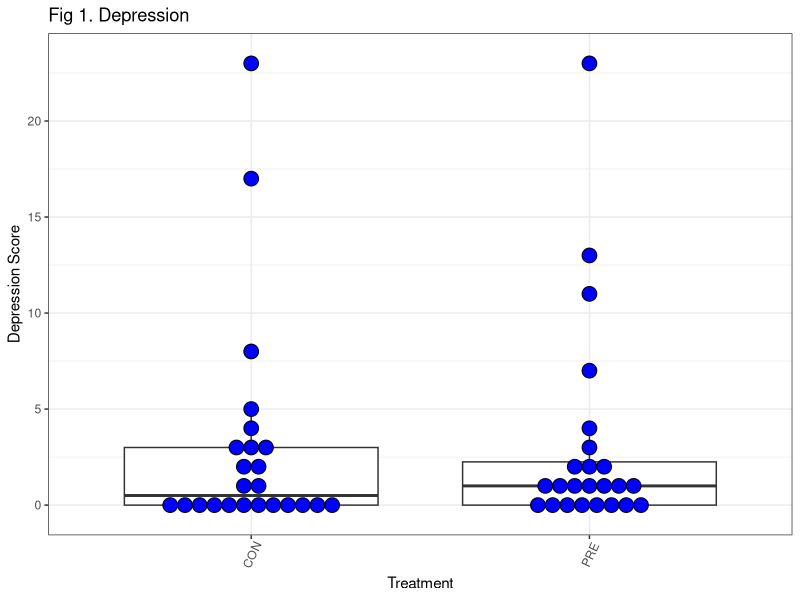
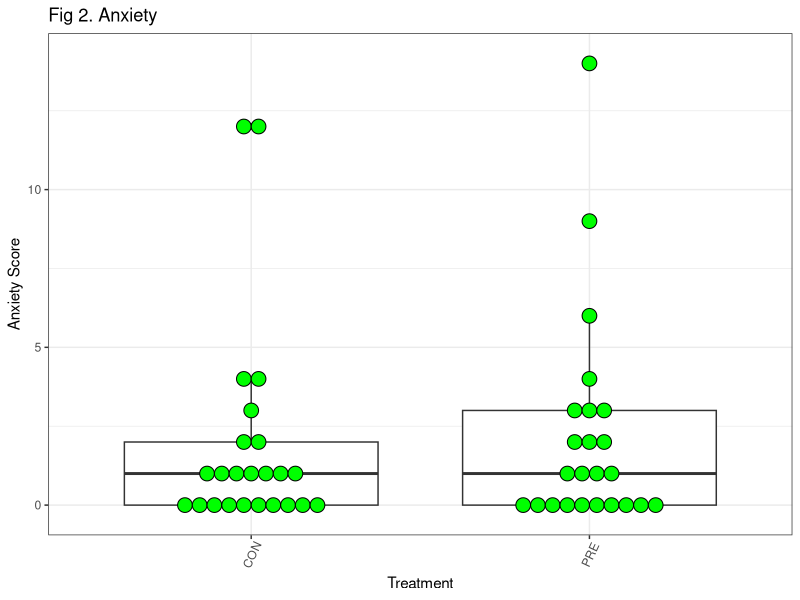
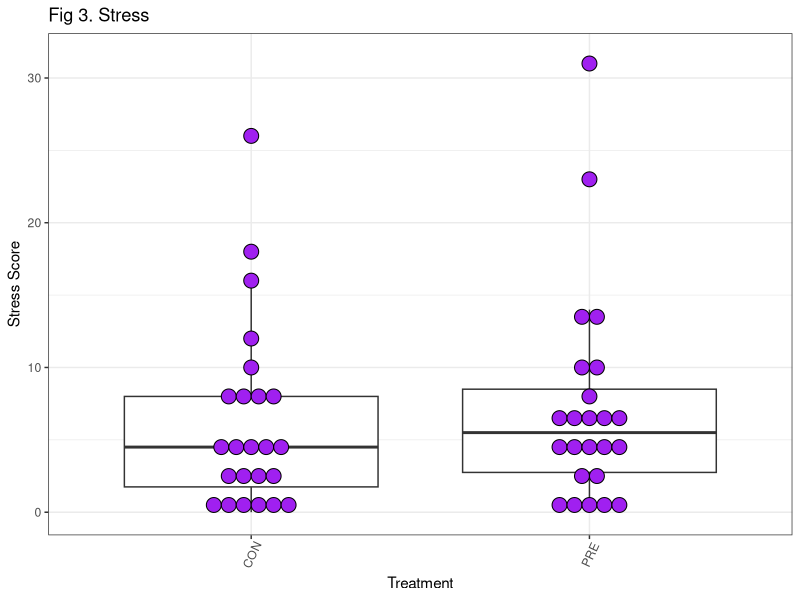
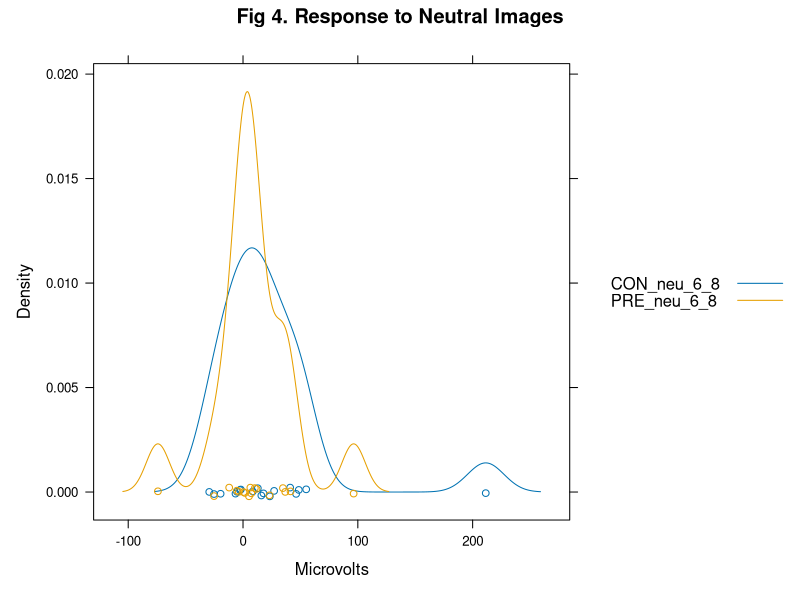
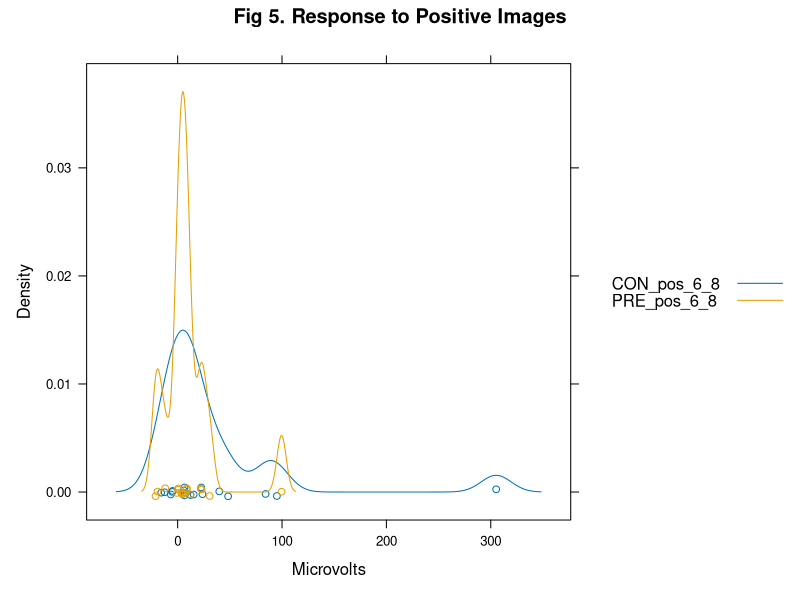
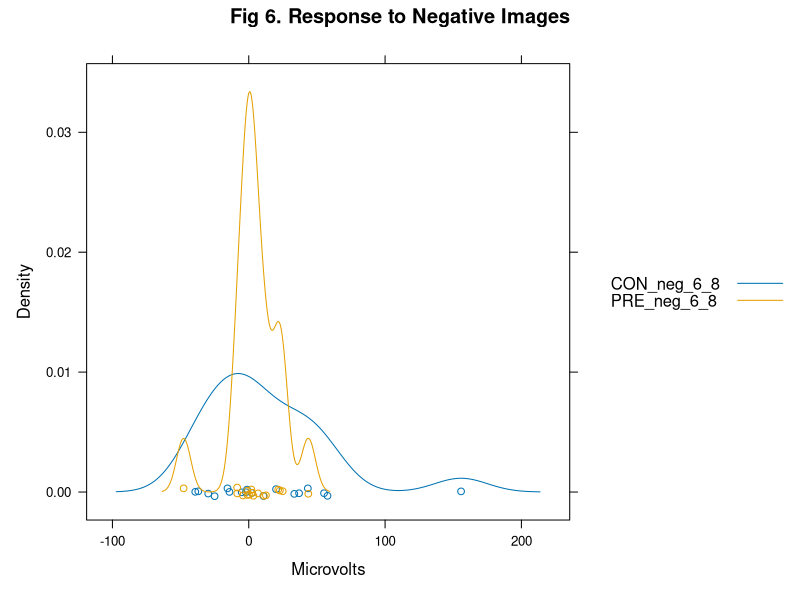

These charts were generated, in order, by the following R code: (Note: this script raises an error after producing the figures.)
## ---- chunk 1
knitr::opts_chunk$set(echo = TRUE)
## ---- chunk 2
######### Visualization ########### Depression ## Anxiety ## Stress #########

# Read in full data file (CON and PRE)
read.table("prebiotic_end.csv", sep =",", header = TRUE, na.strings = ".") -> df

# Depression boxplot
library(ggplot2)
theme_set(theme_bw())
g <- ggplot(df, aes(x=factor(df$Treatment, levels=c('CON', 'PRE')), y=Depression))
g + geom_boxplot() + 
  geom_dotplot(binaxis='y', 
               stackdir='center', 
               dotsize = 1, 
               fill="blue") +
  theme(axis.text.x = element_text(angle=65, vjust=0.6)) + 
  labs(title="Fig 1. Depression", 
       x="Treatment",
       y="Depression Score")
## ---- chunk 3
# Anxiety
library(ggplot2)
theme_set(theme_bw())
g <- ggplot(df, aes(x=factor(df$Treatment, levels=c('CON', 'PRE')), y=Anxiety))
g + geom_boxplot() + 
  geom_dotplot(binaxis='y', 
               stackdir='center', 
               dotsize = 1, 
               fill="green") +
  theme(axis.text.x = element_text(angle=65, vjust=0.6)) + 
  labs(title="Fig 2. Anxiety", 
       x="Treatment",
       y="Anxiety Score")
## ---- chunk 4
# Stress
library(ggplot2)
theme_set(theme_bw())
g <- ggplot(df, aes(x=factor(df$Treatment, levels=c('CON', 'PRE')), y=Stress))
g + geom_boxplot() + 
  geom_dotplot(binaxis='y', 
               stackdir='center', 
               dotsize = 1, 
               fill="purple") +
  theme(axis.text.x = element_text(angle=65, vjust=0.6)) + 
  labs(title="Fig 3. Stress", 
       x="Treatment",
       y="Stress Score")
## ---- chunk 5
######## Visualization ######## ERPs by image category and time window

# Read in files
read.table("dens.neu.6_8.csv", sep =",", header = TRUE, na.strings = ".") -> neu
read.table("dens.pos.6_8.csv", sep =",", header = TRUE, na.strings = ".") -> pos
read.table("dens.neg.6_8.csv", sep =",", header = TRUE, na.strings = ".") -> neg

# neu
library(lattice)
densityplot(~ volt, group = trt_image, data = neu, auto.key = TRUE,
            xlab = "Microvolts",
            main = "Fig 4. Response to Neutral Images")

# pos
library(lattice)
densityplot(~ volt, group = trt_image, data = pos, auto.key = TRUE,
            xlab = "Microvolts",
            main = "Fig 5. Response to Positive Images")

# neg 6-8
library(lattice)
densityplot(~ volt, group = trt_image, data = neg, auto.key = TRUE,
            xlab = "Microvolts",
            main = "Fig 6. Response to Negative Images")
## ---- chunk 6
library(lattice)
library(ggplot2)

# CON: Read in data file
read.table("epCON.csv", sep =",", header = TRUE, na.strings = "NA") -> epCON

# CON: Predict depression and anxiety
library(caret)
Imp.par <- preProcess(epCON,method = c('knnImpute','nzv',"center","scale"))
keepList<-c(
  'ID',
  'Period',
  'Time',
  'Treatment',
  'Trt_time',
  'Sex',
  'BMI',
  'BMI_code',
  'pos_6_8',
  'neg_6_8',
  'neu_6_8',
  'pos_10_12',
  'neg_10_12',
  'neu_10_12',
  'Number',
  'Depression',
  'Depression_log',
  'Anxiety',
  'Anxiety_log',
  'Stress',
  'Stress_log',
  'Bifidobacterium',
  'Bifidobacterium_log',
  'Bifidobacterium_asin',
  'Bifidobacterium_2xasin',
  'bif_pres'
)

data<-epCON[,which(colnames(epCON) %in% keepList)]
d2<-data[,]

d1<-na.action(data, na.rm)

lm.dep<-lm(data= data, Depression ~ Anxiety)

data$identifiers<-rownames(data)
as.data.frame(predict(lm.dep))->nds
nds$identifiers<-rownames(nds)

merge(data,nds, by = "identifiers" )->d2


lm.anx<-lm(data= d2, Anxiety ~ Depression )
d2$identifiers<-rownames(d2)

as.data.frame(predict(lm.anx))->ads
ads$identifiers<-rownames(ads)

merge(d2,ads, by = "identifiers" )->CON

CON$Dep_Anx<-CON$`predict(lm.dep)` / CON$`predict(lm.anx)`


IQR(data$Bifidobacterium)
#[1] 0.02700839
data$bif_pres <- ifelse(data$Bifidobacterium >= 0.027 ,1,0)


Imp.par <- preProcess(data, method = c("center","scale"))
data.imp <- caret::predict(data,Imp.par)
## ---- chunk 7
library(lattice)
library(ggplot2)

# PRE: Read in data file
read.table("epPRE.csv", sep =",", header = TRUE, na.strings = "NA") -> epPRE

# PRE: Predict depression and anxiety
library(caret)
Imp.par <- preProcess(epPRE,method = c('knnImpute','nzv',"center","scale"))
keepList<-c(
  'ID',
  'Period',
  'Time',
  'Treatment',
  'Trt_time',
  'Sex',
  'BMI',
  'BMI_code',
  'pos_6_8',
  'neg_6_8',
  'neu_6_8',
  'pos_10_12',
  'neg_10_12',
  'neu_10_12',
  'Number',
  'Depression',
  'Depression_log',
  'Anxiety',
  'Anxiety_log',
  'Stress',
  'Stress_log',
  'Bifidobacterium',
  'Bifidobacterium_log',
  'Bifidobacterium_asin',
  'Bifidobacterium_2xasin',
  'bif_pres'
)

data<-epPRE[,which(colnames(epPRE) %in% keepList)]
d2<-data[,]

d1<-na.action(data, na.rm)

lm.dep<-lm(data= data, Depression ~ Anxiety)

data$identifiers<-rownames(data)
as.data.frame(predict(lm.dep))->nds
nds$identifiers<-rownames(nds)

merge(data,nds, by = "identifiers" )->d2


lm.anx<-lm(data= d2, Anxiety ~ Depression )
d2$identifiers<-rownames(d2)

as.data.frame(predict(lm.anx))->ads
ads$identifiers<-rownames(ads)

merge(d2,ads, by = "identifiers" )->PRE

PRE$Dep_Anx<-PRE$`predict(lm.dep)` / PRE$`predict(lm.anx)`


IQR(data$Bifidobacterium)
#[1] 0.02700839
data$bif_pres <- ifelse(data$Bifidobacterium >= 0.027 ,1,0)


Imp.par <- preProcess(data, method = c("center","scale"))
data.imp <- caret::predict(data,Imp.par)
## ---- chunk 8
######################################## Logistic Regression ###### Can Stress predict bif_pres? ###### link logit ######

# glm models - stress as predictor
fitCON <- glm(formula = bif_pres ~ Stress, family = binomial(), data = CON)
summary(fitCON)
fitPRE <- glm(formula = bif_pres ~ Stress, family = binomial(), data = PRE)
summary(fitPRE)

# plot glm models with fitted curve - stress as predictor
## CON
x <- seq(from = -2,to = 30,len=1000)
y <- predict(fitCON,list(Stress = x),type="response")

plot(CON$Stress, CON$bif_pres, pch = 16, main = "CON: Stress as Predictor of Bifidobacterium", xlab = "Stress", ylab = "Bifidobacterium")
lines(x,y)

### CON boxplot
library(ggplot2)
theme_set(theme_bw())
g <- ggplot(CON, aes(x=factor(CON$bif_pres, levels=c(0, 1)), y=Stress))
g + geom_boxplot() + 
  geom_dotplot(binaxis='y', 
               stackdir='center', 
               dotsize = 1, 
               fill="light blue") +
  theme(axis.text.x = element_text(angle=65, vjust=0.6)) + 
  labs(title="Fig 7. CON: Stress in Presence or Absence of Bifidobacterium", 
       x="Bifidobacterium",
       y="Stress Score")

## PRE
x <- seq(from = -2,to = 30,len=1000)
y <- predict(fitPRE,list(Stress = x),type="response")

plot(PRE$Stress, PRE$bif_pres, pch = 16, main = "PRE: Stress as Predictor of Bifidobacterium", xlab = "Stress", ylab = "Bifidobacterium")
lines(x,y)

### PRE boxplot
library(ggplot2)
theme_set(theme_bw())
g <- ggplot(PRE, aes(x=factor(PRE$bif_pres, levels=c(0, 1)), y=Stress))
g + geom_boxplot() + 
  geom_dotplot(binaxis='y', 
               stackdir='center', 
               dotsize = 1, 
               fill="light blue") +
  theme(axis.text.x = element_text(angle=65, vjust=0.6)) + 
  labs(title="Fig 8. PRE: Stress in Presence or Absence of Bifidobacterium", 
       x="Bifidobacterium",
       y="Stress Score")
## ---- chunk 9
######################################## Logistic Regression ###### Can Stress predict bif_pres? ###### link probit ######

# glm models - stress as predictor
fitCON <- glm(formula = bif_pres ~ Stress, family = binomial(link = "probit"), data = CON)
summary(fitCON)
fitPRE <- glm(formula = bif_pres ~ Stress, family = binomial(link = "probit"), data = PRE)
summary(fitPRE)

# plot glm models with fitted curve - stress as predictor
## CON
x <- seq(from = -2,to = 30,len=1000)
y <- predict(fitCON,list(Stress = x),type="response")

plot(CON$Stress, CON$bif_pres, pch = 16, main = "CON: Stress as Predictor of Bifidobacterium (probit)", xlab = "Stress", ylab = "Bifidobacterium")
lines(x,y)

## PRE
x <- seq(from = -2,to = 30,len=1000)
y <- predict(fitPRE,list(Stress = x),type="response")

plot(PRE$Stress, PRE$bif_pres, pch = 16, main = "PRE: Stress as Predictor of Bifidobacterium (probit)", xlab = "Stress", ylab = "Bifidobacterium")
lines(x,y)
## ---- chunk 10
#################### Logistic Regression #################### Can Dep_Anx predict bif_pres? ###############

# glm models - Dep_Anx as predictor
fitCON <- glm(formula = bif_pres ~ Dep_Anx, family = binomial(), data = CON)
summary(fitCON)
fitPRE <- glm(formula = bif_pres ~ Dep_Anx, family = binomial(), data = PRE)
summary(fitPRE)

# plot glm models with fitted curve - Dep_Anx as predictor
## CON
x <- seq(from = -2,to = 30,len=1000)
y <- predict(fitCON,list(Dep_Anx = x),type="response")

plot(CON$Dep_Anx, CON$bif_pres, pch = 16, main = "CON: Dep/Anx as Predictor of Bifidobacterium (probit)", xlab = "Dep/Anx", ylab = "Bifidobacterium")
lines(x,y)

## PRE
x <- seq(from = -2,to = 30,len=1000)
y <- predict(fitPRE,list(Dep_Anx = x),type="response")

plot(PRE$Dep_Anx, PRE$bif_pres, pch = 16, main = "PRE: Dep/Anx as Predictor of Bifidobacterium", xlab = "Dep/Anx", ylab = "Bifidobacterium")
lines(x,y)

### CON boxplot
library(ggplot2)
theme_set(theme_bw())
g <- ggplot(CON, aes(x=factor(CON$bif_pres, levels=c(0, 1)), y=Dep_Anx))
g + geom_boxplot() + 
  geom_dotplot(binaxis='y', 
               stackdir='center', 
               dotsize = 1, 
               fill="light green") +
  theme(axis.text.x = element_text(angle=65, vjust=0.6)) + 
  labs(title="Fig 9. CON: Depression/Anxiey Ratio in Presence or Absence of Bifidobacterium", 
       x="Bifidobacterium",
       y="Depression/Anxiety")

### PRE boxplot
library(ggplot2)
theme_set(theme_bw())
g <- ggplot(PRE, aes(x=factor(PRE$bif_pres, levels=c(0, 1)), y=Dep_Anx))
g + geom_boxplot() + 
  geom_dotplot(binaxis='y', 
               stackdir='center', 
               dotsize = 1, 
               fill="light green") +
  theme(axis.text.x = element_text(angle=65, vjust=0.6)) + 
  labs(title="Fig 10. PRE: Depression/Anxiety Ratio in Presence or Absence of Bifidobacterium", 
       x="Bifidobacterium",
       y="Depression/Anxiety")
## ---- chunk 11
#################### Logistic Regression #################### Can Dep_Anx predict bif_pres? ##### link probit ##########

# glm models - Dep_Anx as predictor
fitCON <- glm(formula = bif_pres ~ Dep_Anx, family = binomial(link = "probit"), data = CON)
summary(fitCON)
fitPRE <- glm(formula = bif_pres ~ Dep_Anx, family = binomial(link = "probit"), data = PRE)
summary(fitPRE)

# plot glm models with fitted curve - Dep_Anx as predictor
## CON
x <- seq(from = -2,to = 30,len=1000)
y <- predict(fitCON,list(Dep_Anx = x),type="response")

plot(CON$Dep_Anx, CON$bif_pres, pch = 16, main = "CON: Dep/Anx as Predictor of Bifidobacterium (probit)", xlab = "Dep/Anx", ylab = "Bifidobacterium")
lines(x,y)

## PRE
x <- seq(from = -2,to = 30,len=1000)
y <- predict(fitPRE,list(Dep_Anx = x),type="response")

plot(PRE$Dep_Anx, PRE$bif_pres, pch = 16, main = "PRE: Dep/Anx as Predictor of Bifidobacterium (probit)", xlab = "Dep/Anx", ylab = "Bifidobacterium")
lines(x,y)
## ---- chunk 12
#################### Logistic Regression #################### Can ERP response predict bif_pres? ################################

# glm models - Neutral images, 6-8 s time window - as predictor
fitCON <- glm(formula = bif_pres ~ neu_6_8, family = binomial(), data = CON)
summary(fitCON)
fitPRE <- glm(formula = bif_pres ~ neu_6_8, family = binomial(), data = PRE)
summary(fitPRE)

# plot glm models with fitted curve - neu_6_8 as predictor
## CON
x <- seq(from = -100,to = 150,len=1000)
y <- predict(fitCON,list(neu_6_8 = x),type="response")

plot(CON$neu_6_8, CON$bif_pres, pch = 16, main = "CON: ERP Response to Neutral Images, 6-8 s", xlab = "Microvolts", ylab = "Bifidobacterium")
lines(x,y)

## PRE
x <- seq(from = -100,to = 150,len=1000)
y <- predict(fitPRE,list(neu_6_8 = x),type="response")

plot(PRE$neu_6_8, PRE$bif_pres, pch = 16, main = "PRE: ERP Response to Neutral Images, 6-8 s", xlab = "Microvolts", ylab = "Bifidobacterium")
lines(x,y)

### CON boxplot
library(ggplot2)
theme_set(theme_bw())
g <- ggplot(CON, aes(x=factor(CON$bif_pres, levels=c(0, 1)), y=neu_6_8))
g + geom_boxplot() + 
  geom_dotplot(binaxis='y', 
               stackdir='center', 
               dotsize = 1, 
               fill="blue") +
  theme(axis.text.x = element_text(angle=65, vjust=0.6)) + 
  labs(title="Fig 11. CON: Response to Neutral Images by Bifidobacterium Presence", 
       x="Bifidobacterium",
       y="Microvolts")

### PRE boxplot
library(ggplot2)
theme_set(theme_bw())
g <- ggplot(PRE, aes(x=factor(PRE$bif_pres, levels=c(0, 1)), y=neu_6_8))
g + geom_boxplot() + 
  geom_dotplot(binaxis='y', 
               stackdir='center', 
               dotsize = 1, 
               fill="blue") +
  theme(axis.text.x = element_text(angle=65, vjust=0.6)) + 
  labs(title="Fig 12. PRE: Response to Neutral Images by Bifidobacterium Presence", 
       x="Bifidobacterium",
       y="Microvolts")
## ---- chunk 13
#################### Logistic Regression #################### Can ERP response predict bif_pres? ######## link probit ############

# glm models - Neutral images, 6-8 s time window - as predictor
fitCON <- glm(formula = bif_pres ~ neu_6_8, family = binomial(link = "probit"), data = CON)
summary(fitCON)
fitPRE <- glm(formula = bif_pres ~ neu_6_8, family = binomial(link = "probit"), data = PRE)
summary(fitPRE)

# plot glm models with fitted curve - neu_6_8 as predictor
## CON
x <- seq(from = -500,to = 500,len=1000)
y <- predict(fitCON,list(neu_6_8 = x),type="response")

plot(CON$neu_6_8, CON$bif_pres, pch = 16, main = "CON: ERP Response to Neutral Images, 6-8 s (probit)", xlab = "Microvolts", ylab = "Bifidobacterium")
lines(x,y)

## PRE
x <- seq(from = -500,to = 500,len=1000)
y <- predict(fitPRE,list(neu_6_8 = x),type="response")

plot(PRE$neu_6_8, PRE$bif_pres, pch = 16, main = "PRE: ERP Response to Neutral Images, 6-8 s (probit)", xlab = "Microvolts", ylab = "Bifidobacterium")
lines(x,y)
## ---- chunk 14
#################### Logistic Regression #################### Can ERP response predict bif_pres? ################################

# glm models - Positive images, 6-8 s time window - as predictor
fitCON <- glm(formula = bif_pres ~ pos_6_8, family = binomial(), data = CON)
summary(fitCON)
fitPRE <- glm(formula = bif_pres ~ pos_6_8, family = binomial(), data = PRE)
summary(fitPRE)

# plot glm models with fitted curve - neu_6_8 as predictor
## CON
x <- seq(from = -500,to = 500,len=1000)
y <- predict(fitCON,list(pos_6_8 = x),type="response")

plot(CON$pos_6_8, CON$bif_pres, pch = 16, main = "CON: ERP Response to Positive Images, 6-8 s", xlab = "Microvolts", ylab = "Bifidobacterium")
lines(x,y)

## PRE
x <- seq(from = -500,to = 500,len=1000)
y <- predict(fitPRE,list(pos_6_8 = x),type="response")

plot(PRE$pos_6_8, PRE$bif_pres, pch = 16, main = "PRE: ERP Response to Positive Images, 6-8 s", xlab = "Microvolts", ylab = "Bifidobacterium")
lines(x,y)

### CON boxplot
library(ggplot2)
theme_set(theme_bw())
g <- ggplot(CON, aes(x=factor(CON$bif_pres, levels=c(0, 1)), y=pos_6_8))
g + geom_boxplot() + 
  geom_dotplot(binaxis='y', 
               stackdir='center', 
               dotsize = 1, 
               fill="gold") +
  theme(axis.text.x = element_text(angle=65, vjust=0.6)) + 
  labs(title="Fig 13. CON: Response to Positive Images by Bifidobacterium Presence", 
       x="Bifidobacterium",
       y="Microvolts")

### PRE boxplot
library(ggplot2)
theme_set(theme_bw())
g <- ggplot(PRE, aes(x=factor(PRE$bif_pres, levels=c(0, 1)), y=pos_6_8))
g + geom_boxplot() + 
  geom_dotplot(binaxis='y', 
               stackdir='center', 
               dotsize = 1, 
               fill="gold") +
  theme(axis.text.x = element_text(angle=65, vjust=0.6)) + 
  labs(title="Fig 14. PRE: Response to Positive Images by Bifidobacterium Presence", 
       x="Bifidobacterium",
       y="Microvolts")
## ---- chunk 15
#################### Logistic Regression #################### Can ERP response predict bif_pres? ######### link probit ##########

# glm models - Positive images, 6-8 s time window - as predictor
fitCON <- glm(formula = bif_pres ~ pos_6_8, family = binomial(link = "probit"), data = CON)
summary(fitCON)
fitPRE <- glm(formula = bif_pres ~ pos_6_8, family = binomial(link = "probit"), data = PRE)
summary(fitPRE)

# plot glm models with fitted curve - neu_6_8 as predictor
## CON
x <- seq(from = -500,to = 500,len=1000)
y <- predict(fitCON,list(pos_6_8 = x),type="response")

plot(CON$pos_6_8, CON$bif_pres, pch = 16, main = "CON: ERP Response to Positive Images, 6-8 s (probit)", xlab = "Microvolts", ylab = "Bifidobacterium")
lines(x,y)

## PRE
x <- seq(from = -500,to = 500,len=1000)
y <- predict(fitPRE,list(pos_6_8 = x),type="response")

plot(PRE$pos_6_8, PRE$bif_pres, pch = 16, main = "PRE: ERP Response to Positive Images, 6-8 s (probit)", xlab = "Microvolts", ylab = "Bifidobacterium")
lines(x,y)
## ---- chunk 16
#################### Logistic Regression #################### Can ERP response predict bif_pres? ###################

# glm models - Negative images, 6-8 s time window - as predictor
fitCON <- glm(formula = bif_pres ~ neg_6_8, family = binomial(), data = CON)
summary(fitCON)
fitPRE <- glm(formula = bif_pres ~ neg_6_8, family = binomial(), data = PRE)
summary(fitPRE)

# plot glm models with fitted curve - neg_6_8 as predictor
## CON
x <- seq(from = -500,to = 500,len=1000)
y <- predict(fitCON,list(neg_6_8 = x),type="response")

plot(CON$neg_6_8, CON$bif_pres, pch = 16, main = "CON: ERP Response to Negative Images, 6-8 s", xlab = "Microvolts", ylab = "Bifidobacterium")
lines(x,y)

## PRE
x <- seq(from = -500,to = 500,len=1000)
y <- predict(fitPRE,list(neg_6_8 = x),type="response")

plot(PRE$neg_6_8, PRE$bif_pres, pch = 16, main = "PRE: ERP Response to Negative Images, 6-8 s", xlab = "Microvolts", ylab = "Bifidobacterium")
lines(x,y)

### CON boxplot
library(ggplot2)
theme_set(theme_bw())
g <- ggplot(CON, aes(x=factor(CON$bif_pres, levels=c(0, 1)), y=neg_6_8))
g + geom_boxplot() + 
  geom_dotplot(binaxis='y', 
               stackdir='center', 
               dotsize = 1, 
               fill="red") +
  theme(axis.text.x = element_text(angle=65, vjust=0.6)) + 
  labs(title="Fig 15. CON: Response to Negative Images by Bifidobacterium Presence", 
       x="Bifidobacterium",
       y="Microvolts")

### PRE boxplot
library(ggplot2)
theme_set(theme_bw())
g <- ggplot(PRE, aes(x=factor(PRE$bif_pres, levels=c(0, 1)), y=neg_6_8))
g + geom_boxplot() + 
  geom_dotplot(binaxis='y', 
               stackdir='center', 
               dotsize = 1, 
               fill="red") +
  theme(axis.text.x = element_text(angle=65, vjust=0.6)) + 
  labs(title="Fig 16. PRE: Response to Negative Images by Bifidobacterium Presence", 
       x="Bifidobacterium",
       y="Microvolts")
## ---- chunk 17
#################### Logistic Regression #################### Can ERP response predict bif_pres? ######### link probit ##########

# glm models - Negative images, 6-8 s time window - as predictor
fitCON <- glm(formula = bif_pres ~ neg_6_8, family = binomial(link = "probit"), data = CON)
summary(fitCON)
fitPRE <- glm(formula = bif_pres ~ neg_6_8, family = binomial(link = "probit"), data = PRE)
summary(fitPRE)

# plot glm models with fitted curve - neg_6_8 as predictor
## CON
x <- seq(from = -500,to = 500,len=1000)
y <- predict(fitCON,list(neg_6_8 = x),type="response")

plot(CON$neg_6_8, CON$bif_pres, pch = 16, main = "CON: ERP Response to Negative Images, 6-8 s (probit)", xlab = "Microvolts", ylab = "Bifidobacterium")
lines(x,y)

## PRE
x <- seq(from = -500,to = 500,len=1000)
y <- predict(fitPRE,list(neg_6_8 = x),type="response")

plot(PRE$neg_6_8, PRE$bif_pres, pch = 16, main = "PRE: ERP Response to Negative Images, 6-8 s (probit)", xlab = "Microvolts", ylab = "Bifidobacterium")
lines(x,y)
